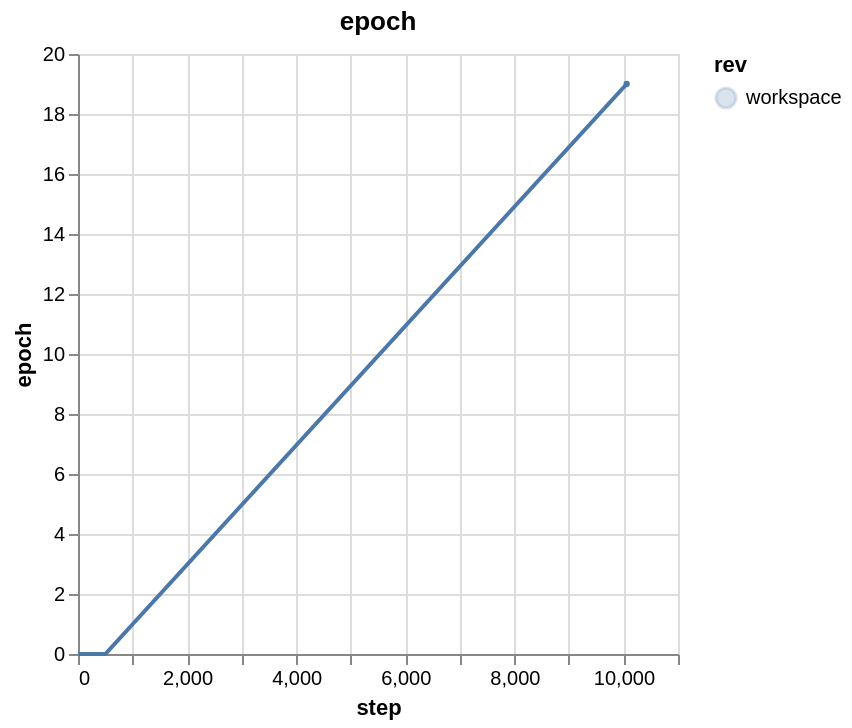

Specify this chart in Vega-Lite:
### Vega-Lite specification from a JSON file in a GitHub repository (floating-point values rounded to 4 significant figures)
{"$schema": "https://vega.github.io/schema/vega-lite/v5.json", "data": {"values": [{"step": "502", "epoch": "0", "rev": "workspace"}, {"step": "502", "epoch": "0", "rev": "workspace"}, {"step": "1005", "epoch": "1", "rev": "workspace"}, {"step": "1005", "epoch": "1", "rev": "workspace"}, {"step": "1508", "epoch": "2", "rev": "workspace"}, {"step": "1508", "epoch": "2", "rev": "workspace"}, {"step": "2011", "epoch": "3", "rev": "workspace"}, {"step": "2011", "epoch": "3", "rev": "workspace"}, {"step": "2514", "epoch": "4", "rev": "workspace"}, {"step": "2514", "epoch": "4", "rev": "workspace"}, {"step": "3017", "epoch": "5", "rev": "workspace"}, {"step": "3017", "epoch": "5", "rev": "workspace"}, {"step": "3520", "epoch": "6", "rev": "workspace"}, {"step": "3520", "epoch": "6", "rev": "workspace"}, {"step": "4023", "epoch": "7", "rev": "workspace"}, {"step": "4023", "epoch": "7", "rev": "workspace"}, {"step": "4526", "epoch": "8", "rev": "workspace"}, {"step": "4526", "epoch": "8", "rev": "workspace"}, {"step": "5029", "epoch": "9", "rev": "workspace"}, {"step": "5029", "epoch": "9", "rev": "workspace"}, {"step": "5532", "epoch": "10", "rev": "workspace"}, {"step": "5532", "epoch": "10", "rev": "workspace"}, {"step": "6035", "epoch": "11", "rev": "workspace"}, {"step": "6035", "epoch": "11", "rev": "workspace"}, {"step": "6538", "epoch": "12", "rev": "workspace"}, {"step": "6538", "epoch": "12", "rev": "workspace"}, {"step": "7041", "epoch": "13", "rev": "workspace"}, {"step": "7041", "epoch": "13", "rev": "workspace"}, {"step": "7544", "epoch": "14", "rev": "workspace"}, {"step": "7544", "epoch": "14", "rev": "workspace"}, {"step": "8047", "epoch": "15", "rev": "workspace"}, {"step": "8047", "epoch": "15", "rev": "workspace"}, {"step": "8550", "epoch": "16", "rev": "workspace"}, {"step": "8550", "epoch": "16", "rev": "workspace"}, {"step": "9053", "epoch": "17", "rev": "workspace"}, {"step": "9053", "epoch": "17", "rev": "workspace"}, {"step": "9556", "epoch": "18", "rev": "workspace"}, {"step": "9556", "epoch": "18", "rev": "workspace"}, {"step": "10059", "epoch": "19", "rev": "workspace"}, {"step": "10059", "epoch": "19", "rev": "workspace"}, {"step": "0", "epoch": "0", "rev": "workspace"}]}, "title": "epoch", "width": 300, "height": 300, "params": [{"name": "smooth", "value": 0.001, "bind": {"input": "range", "min": 0.001, "max": 1, "step": 0.001}}], "layer": [{"mark": "line", "encoding": {"x": {"field": "step", "type": "quantitative", "title": "step"}, "y": {"field": "epoch", "type": "quantitative", "title": "epoch", "scale": {"zero": false}}, "color": {"field": "rev", "type": "nominal"}, "tooltip": [{"field": "step", "title": "step", "type": "quantitative"}, {"field": "epoch", "title": "epoch", "type": "quantitative"}]}, "transform": [{"loess": "epoch", "on": "step", "groupby": ["rev", "filename", "field", "filename::field"], "bandwidth": {"signal": "smooth"}}]}, {"mark": {"type": "line", "opacity": 0.2}, "encoding": {"x": {"field": "step", "type": "quantitative", "title": "step"}, "y": {"field": "epoch", "type": "quantitative", "title": "epoch", "scale": {"zero": false}}, "color": {"field": "rev", "type": "nominal"}, "tooltip": [{"field": "step", "title": "step", "type": "quantitative"}, {"field": "epoch", "title": "epoch", "type": "quantitative"}]}}, {"mark": {"type": "circle", "size": 10, "tooltip": {"content": "encoding"}}, "encoding": {"x": {"aggregate": "max", "field": "step", "type": "quantitative", "title": "step"}, "y": {"aggregate": {"argmax": "step"}, "field": "epoch", "type": "quantitative", "title": "epoch", "scale": {"zero": false}}, "color": {"field": "rev", "type": "nominal"}}}]}
